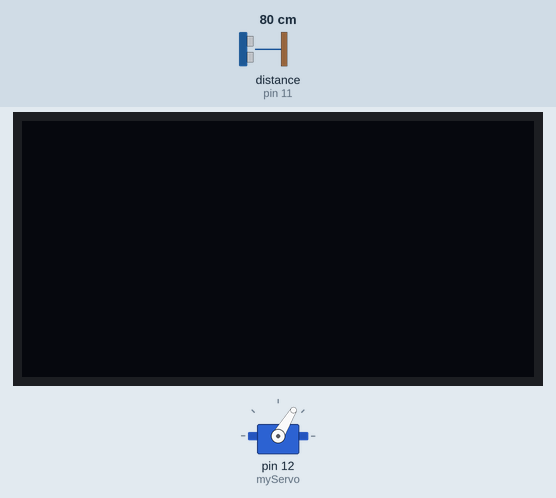
Recording of a sketch running on a simulated Arduino Uno, built with avr-gcc and run on an emulated ATmega328P. Shown: servo, 128×64 one-colour display. Wiring (inferred from the names in the program): ultrasonic range finder: trigger pin 10; echo pin 11. The inputs (shaded band) are chosen by the test bench; at power-on: distance to the obstacle (sensor on pin 11) 80 cm. The echo pulse lasts 58.3 µs per cm; what the sketch prints to the serial monitor is not drawn.

Above: at 1.2 s.
1.3 s: distance to the obstacle (sensor on pin 11) set to 2 cm
At 1.46 s:
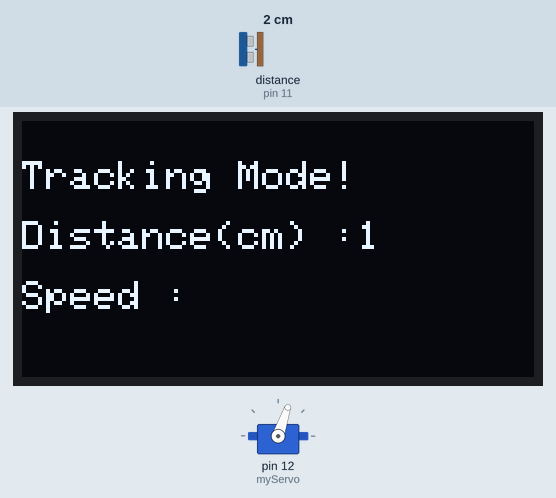
4.3 s: distance to the obstacle (sensor on pin 11) set to 18 cm
At 4.97 s:
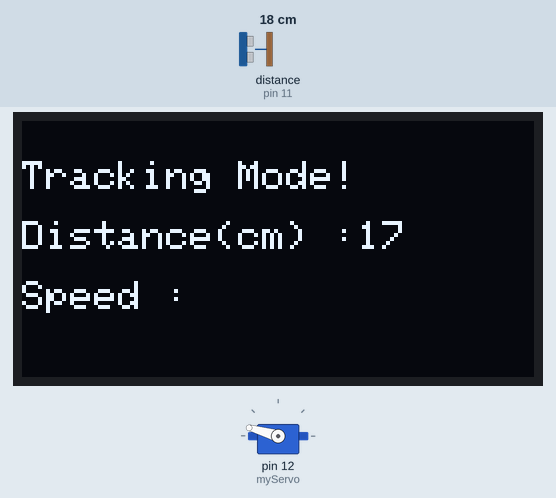
7.3 s: distance to the obstacle (sensor on pin 11) set to 4 cm
At 8.5 s:
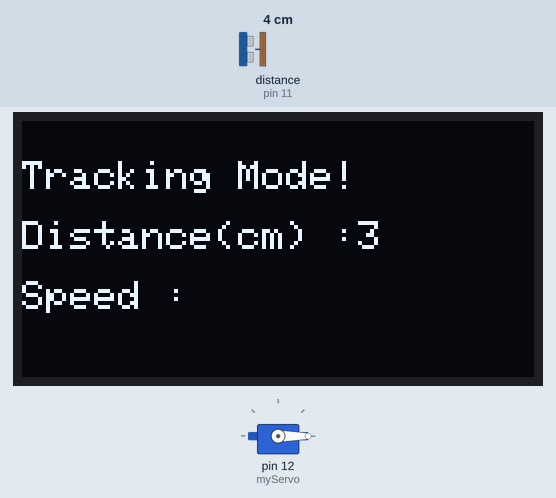
10.3 s: distance to the obstacle (sensor on pin 11) set to 35 cm
At 10.82 s:
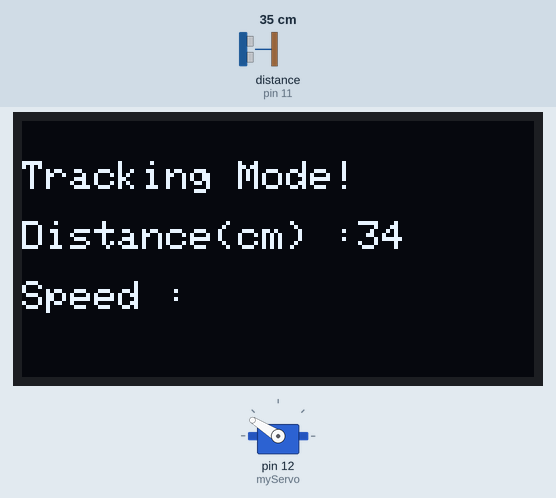
Timing chart, 0 to 14.3 s (numbered marks = the images above; inputs shaded):
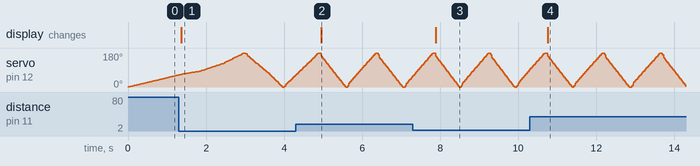

The sketch:

Embedded_Project_5.ino
```cpp
#include <Wire.h>
#include <Adafruit_GFX.h>
#include <Adafruit_SSD1306.h>

#define SCREEN_WIDTH 128 // OLED display width,  in pixels
#define SCREEN_HEIGHT 64 // OLED display height, in pixels

// declare an SSD1306 display object connected to I2C
Adafruit_SSD1306 oled(SCREEN_WIDTH, SCREEN_HEIGHT, &Wire, -1);

//------------------------------------------------------------------------------------------------
//------------------------------------------------------------------------------------------------

// Includes the Servo library
#include <Servo.h>
// Defines Tirg and Echo pins of the Ultrasonic Sensor
const int trigPin = 10;
const int echoPin = 11;
// Variables for the duration and the distance
long duration;
Servo myServo; // Creates a servo object for controlling the servo motor
//------------------------------------------------------------------------------------------------
//------------------------------------------------------------------------------------------------

// Current position
int current_angle = 0;
//Next position
int set_angle = 0;

// Calculated distance
int calculated_distance = 0;

// Physical limits
int max_angle = 180;
int min_angle = 0;

// Object Memory
int object_memory = 5;   // Forgets the object after n - angles //Default 5
int object_memmory_counter = 0;

// Object_trigger
int object_trigger = 0;

// Threashold closeness
int threashold_closeness = 60; //Default 20

// Direction (+1) => CW , (-1) => CCW
int rotational_direction = 1;

// Delay
int dilay_milli_seconds = 15;

// Pulse counter : to avoid noises or outliers
int object_width_counter = 0;
int minimum_object_width = 3;  //Def 5

// Set the speed
float rotational_speed = 1 ;
int max_rotational_speed = 17;       // delayTime(ms) * (0.5) ~ Max allowed 60 degrees in 0.12S

//----------------------------------------------------------------------------------------------------
// ---------------------------------------INITIALIZATION----------------------------------------------
//----------------------------------------------------------------------------------------------------
void setup()
{
  // Setup Max rotational Speed
  max_rotational_speed = dilay_milli_seconds*0.5;

  pinMode(trigPin, OUTPUT); // Sets the trigPin as an Output
  pinMode(echoPin, INPUT); // Sets the echoPin as an Input
  Serial.begin(9600);
  myServo.attach(12); // Defines on which pin is the servo motor attached

  // Reset SErvo
  current_angle = 0;
  set_angle = 0;
  set_servo_angle();
}

//----------------------------------------------------------------------------------------------------
// ---------------------------------------MAIN LOOP---------------------------------------------------
//----------------------------------------------------------------------------------------------------
void loop()
{

  // Calculate Ultrasond distance
  calculateDistance();

  // If a obstracal noted -> always reset the memory counter
  if(calculated_distance< threashold_closeness)
  {
    // If the object is not triggered yet
    if(object_trigger == 0)    {
      // Set the object trigger
      object_trigger = 1;
      set_display();
    }
    // Set the memory counter
    object_memmory_counter = object_memory;

    // Update the object width
    object_width_counter = object_width_counter + 1 ;

    // Increase the speed                                 --------------------------------------------------(Updated)
    set_rotational_speed(1);
  }

  // If no obstracal is detected
  if(calculated_distance >= threashold_closeness)
  {

    // If object is triggered
    if(object_trigger == 1)
    {
      // If exceeds the memmory boundary , flip the direction
      if(object_memmory_counter == 0)
      {
        // Flip the rotational direction if an object with required minimum width
        if(object_width_counter>= minimum_object_width)
        {
          rotational_direction = rotational_direction*(-1);
        }
        // Reset the object trigger
        object_trigger == 0;
      }
      // Reduce the object memmory
      object_memmory_counter = object_memmory_counter -1;
    }
    //                                                        --------------------------------------------------(Updated)
    set_rotational_speed(-1);
  }


  // Next position
  set_angle = current_angle + rotational_direction*rotational_speed;

  // Reset if meet the boundary conditions
  if(set_angle<= min_angle)
  {
    set_angle = min_angle;
    rotational_direction = 1;
    object_memmory_counter = 0;
    object_trigger = 0;
  }
  if(set_angle > max_angle)
  {
    set_angle = max_angle;
    rotational_direction = -1;
    object_memmory_counter = 0;
    object_trigger = 0;
  }

  // Rotate the servo
  set_servo_angle();
  // Delay

  delay(dilay_milli_seconds);

}


//--------------------------------------------DISTANCE CALCULATION-----------------------------------------------------------------
// Function for calculating the distance measured by the Ultrasonic sensor
void calculateDistance() {

  digitalWrite(trigPin, LOW);
  delayMicroseconds(2);
  // Sets the trigPin on HIGH stayfor 10 micro seconds
  digitalWrite(trigPin, HIGH);
  delayMicroseconds(10);
  digitalWrite(trigPin, LOW);
  duration = pulseIn(echoPin, HIGH); // Reads the echoPin, returns the sound wave travel time in microseconds

  calculated_distance = duration * 0.017; //0.34/2

  if (calculated_distance<threashold_closeness)
  {
      Serial.println(" ");
      Serial.print("Calculated Distance: ");
      Serial.print(calculated_distance);
      Serial.println(" ");

  }

}


//--------------------------------------------------------------------------------------------------------------
// Set servo angle
void set_servo_angle()
{
  myServo.write(set_angle);
  current_angle = set_angle;

}

void set_rotational_speed(int mode)
{
  // pass +1 for increase
  // pass -1 for decrease
  // Pass 0 for reset
  // Speed Increase
  if(mode == 1 )
  {
    // Increase if does not exceed the max speed
    if (rotational_speed < max_rotational_speed)
    {
      rotational_speed = rotational_speed+0.05;
    }
    // Decrease the speed
  } else if (mode == -1)
  {
    if(rotational_speed>1.05)
    {
      rotational_speed = rotational_speed-0.05;
    }
  }else if (mode == 0)
  {
    rotational_speed = 1.0;
  }
}


/// Display Module
void set_display()
{
  // clear display
  oled.clearDisplay();
  // text size
  oled.setTextSize(1);
  // text color
  oled.setTextColor(WHITE);
  // position to display
  // text to display
  oled.setCursor(0, 10);
  // Print the mode
  if(object_trigger == 1)
  {
    oled.println("Tracking Mode!");
  } else
  {
    oled.println("Scaning...");
  }

  // Print the distance
  oled.setCursor(0, 25);
  oled.print("Distance(cm) :");
  oled.print(calculated_distance);
  // Print speeed
  oled.setCursor(0, 40);
  oled.print("Speed :");
  //oled.print(speed_calculation());
  // show on OLED
  oled.display();

}

// Speed Calculation
int speed_calculation()
{
  return calculated_distance*rotational_speed*3.14/180;
}
```

Measured:
- after the input at 1.3 s, the display: changes after 0.07 s (image 1)
- after the input at 4.3 s, the display: changes after 0.65 s (image 2)
- after the input at 7.3 s, the display: changes after 0.58 s (image 3)
- after the input at 10.3 s, the display: changes after 0.45 s (image 4)
